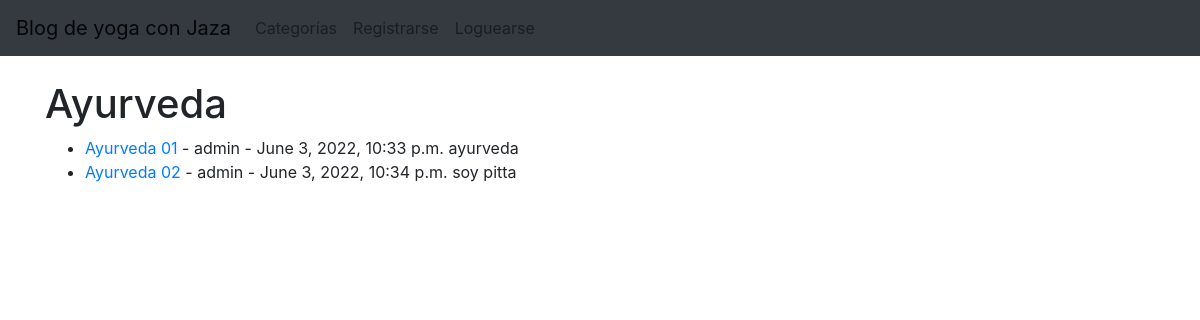
Page /category/ayurveda/ on the earlier database version.
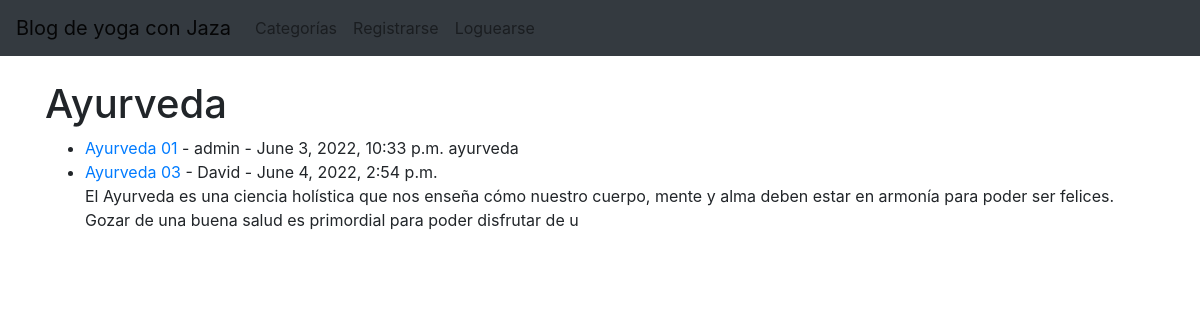
Same page on the later database version.
### AppBlogYoga/models.py (models this page shows, shortened)
class Post(models.Model):
    titulo=models.CharField(max_length=200)
    subtitulo=models.CharField(max_length=200)
    cuerpo=RichTextField(blank=True, null=True)
    autor=models.ForeignKey(User, on_delete=models.CASCADE)
    fecha=models.DateTimeField(auto_now_add=True)
    imagen=models.ImageField(upload_to='blog/', blank=True, null=True)
    categoria=models.CharField(max_length=200, default='yoga')
    likes=models.ManyToManyField(User, related_name='blog_post')
    extracto=models.CharField(max_length=200)

### AppBlogYoga/views.py (the view)
# urls.py: path('category/<str:cat>/', CategoryView, name='category'),
def CategoryView(request, cat):
    category_posts=Post.objects.filter(categoria=cat)
    return render(request, 'categories.html', {'cat':cat.title(), 'category_posts':category_posts})

### AppBlogYoga/templates/categories.html (shortened to what this page needs)
{% extends 'padre.html' %}
{% block content %}
{% if category_posts %}
<h1> {{ cat }} </h1>
<ul>
{% for post in category_posts %}
<li><a href="{% url 'detailPost' post.pk %}">{{ post.titulo }}</a>
     - {{ post.autor }} - {{post.fecha}}
    {{ post.cuerpo | slice:":200" | safe }}</li>
{% endfor %}
</ul>
{% else %}
    <h2>Categoría inexistente </h2>
{% endif %}
{% endblock %}

Differences in the rows shown:
removed Post: titulo "Ayurveda 02", autor "admin", fecha "June 3, 2022, 10:34 p.m.", cuerpo "soy pitta"
added Post: titulo "Ayurveda 03", autor "David", fecha "June 4, 2022, 2:54 p.m.", cuerpo "El Ayurveda es una ciencia holística que nos enseña cómo nuestro cuerpo, mente y alma deben estar en armonía para poder ser felices. Gozar de una buena salud es primordial para poder disfrutar de u"
